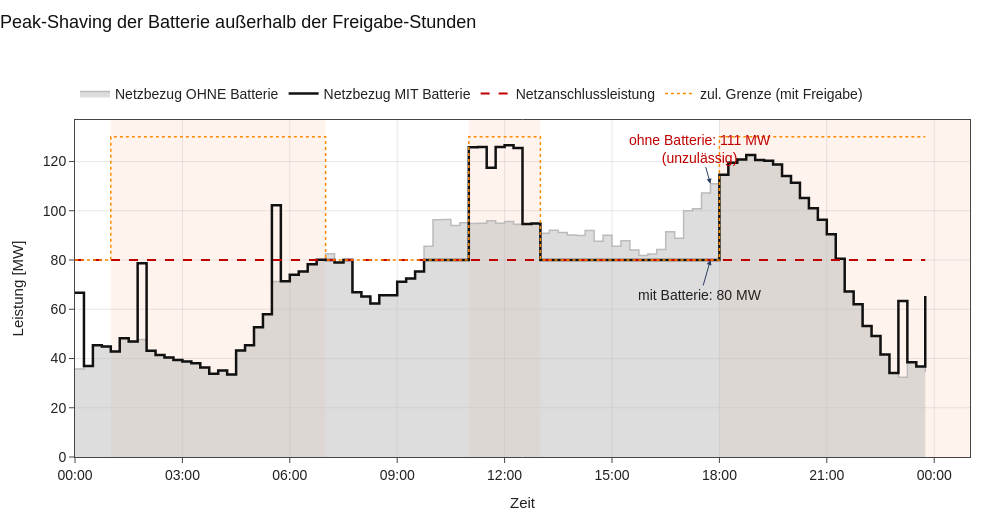

This figure's notebook cell:
### Markdown cell above
### 9 · Peak-Shaving: Netzbezug mit vs. ohne Batterie

„Ohne Batterie" entspricht Grundlast + Kessel (der Netzanschluss würde die volle Spitze sehen).
Innerhalb der Freigabe-Stunden (orange) darf der Netzbezug bis zur erhöhten Grenze steigen –
**außerhalb** der Freigabe kappt die Batterie den Netzbezug auf die reguläre Anschlussleistung.

### Code cell
# außerhalb der Freigabe-Stunden: dort muss die Batterie die Spitze kappen
maske_aus = ~ist_freigabe.to_numpy()
peak_ohne_aus = netz_ohne_speicher.to_numpy()[maske_aus].max()
idx_ohne_aus  = np.where(maske_aus & (netz_ohne_speicher.to_numpy() == peak_ohne_aus))[0][0]
peak_mit_aus  = res["Netzbezug"].to_numpy()[maske_aus].max()

fig = go.Figure()
fig.add_trace(go.Scatter(x=zeit, y=netz_ohne_speicher, name="Netzbezug OHNE Batterie",
                         line_shape="hv", fill="tozeroy", line=dict(color="#bbbbbb", width=1.5)))
fig.add_trace(go.Scatter(x=res.index, y=res["Netzbezug"], name="Netzbezug MIT Batterie",
                         line_shape="hv", line=dict(color=FARBEN["netz"], width=2.5)))
fig.add_trace(go.Scatter(x=zeit, y=[P_netz_normal] * T, name="Netzanschlussleistung",
                         line=dict(color=FARBEN["limit"], dash="dash", width=2)))
fig.add_trace(go.Scatter(x=zeit, y=res["Netzlimit"], name="zul. Grenze (mit Freigabe)",
                         line_shape="hv", line=dict(color="darkorange", dash="dot", width=1.5)))
markiere_freigabe(fig)
basis_layout(fig, "Peak-Shaving der Batterie außerhalb der Freigabe-Stunden")
fig.add_annotation(x=zeit[idx_ohne_aus], y=peak_ohne_aus,
                   text=f"ohne Batterie: {peak_ohne_aus:.0f} MW<br>(unzulässig)", showarrow=True,
                   arrowhead=2, ay=-35, font=dict(color=FARBEN["limit"]))
fig.add_annotation(x=zeit[idx_ohne_aus], y=peak_mit_aus,
                   text=f"mit Batterie: {peak_mit_aus:.0f} MW", showarrow=True, arrowhead=2, ay=35)
fig.show(config=PLOT_CONFIG)
